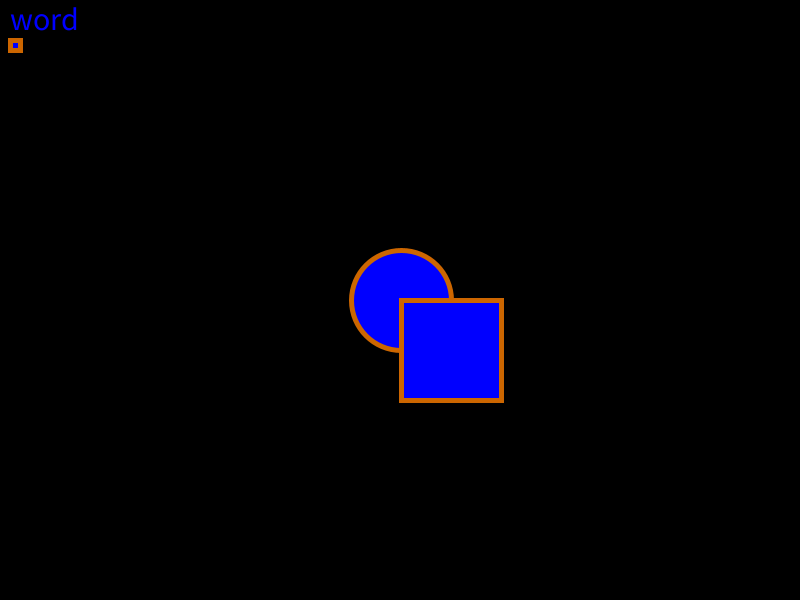
Frame 1 (no input)
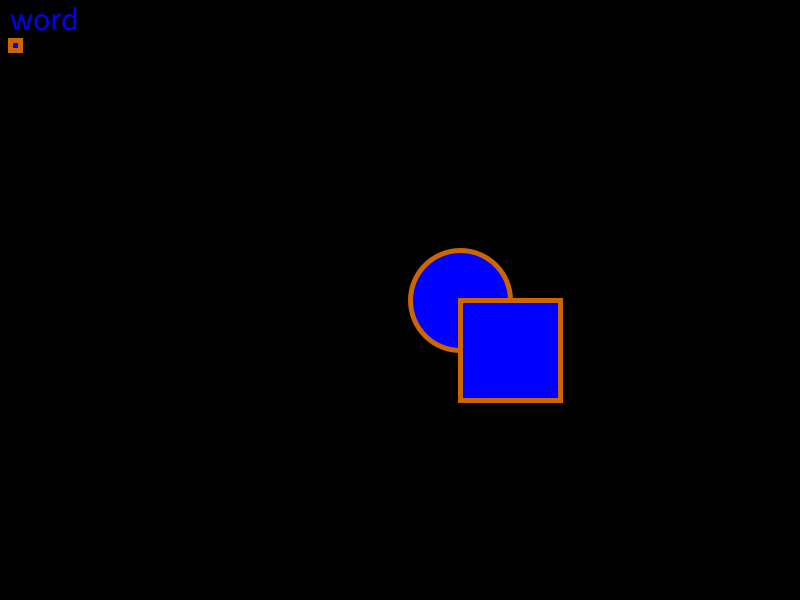
Frame 60 (the mouse pressed at the canvas centre just before this capture)
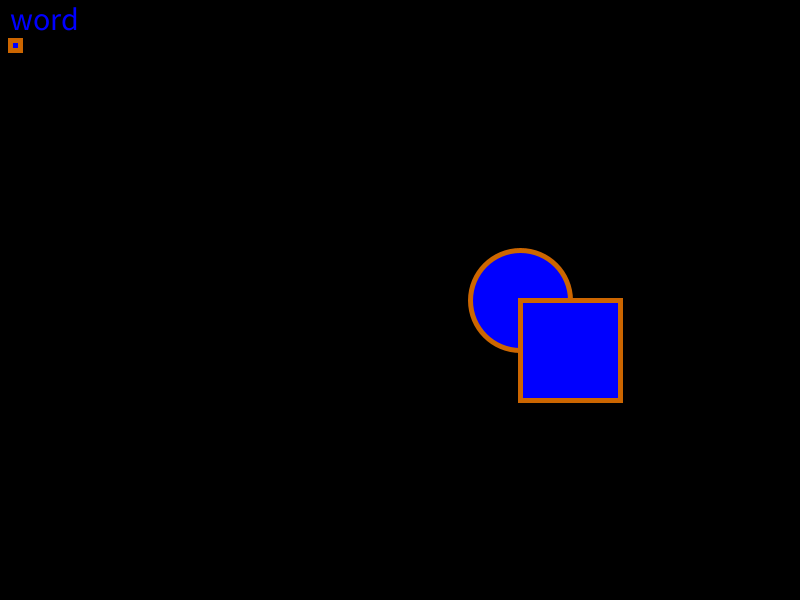
Frame 120 (the mouse held since frame 60 and released just before this capture)

The Processing sketch that drew these frames (run headless with seeded random() and noise(); from frame 60 on, the mouse is pressed at the canvas centre):

// Processing sketch: processing_143520
// ── processing_143520.pde

int x=0;
int moving = 1;

void setup() { // runs once
  size(800,600);
}

void draw() {
  background(0); // draw black 
  
  if (moving == 1) {
    x = x + 1;
  }  
  println(x);
  
  pushMatrix();
  translate(x,0); // moves the origin
  
  fill(0,0,255);
  stroke(204, 102, 0);
  strokeWeight(5);
  ellipse(400,300,100,100);
  rect(400,300,100,100);
  
  
  popMatrix();
 
 
  // GUI
  rect(10,40,10,10);
  textSize(32);
  text("word", 10, 30); 
}

void mousePressed() {
  println("mouse clicked");
  // rect(10,40,10,10);
  
  if (mouseX>10 && mouseX<20 && mouseY>40 &&  mouseY< 50) {
  
    if (moving == 1) {
      moving = 0;
    } else if (moving == 0) {
      moving = 1;
    }
    
  
  }
  

}
